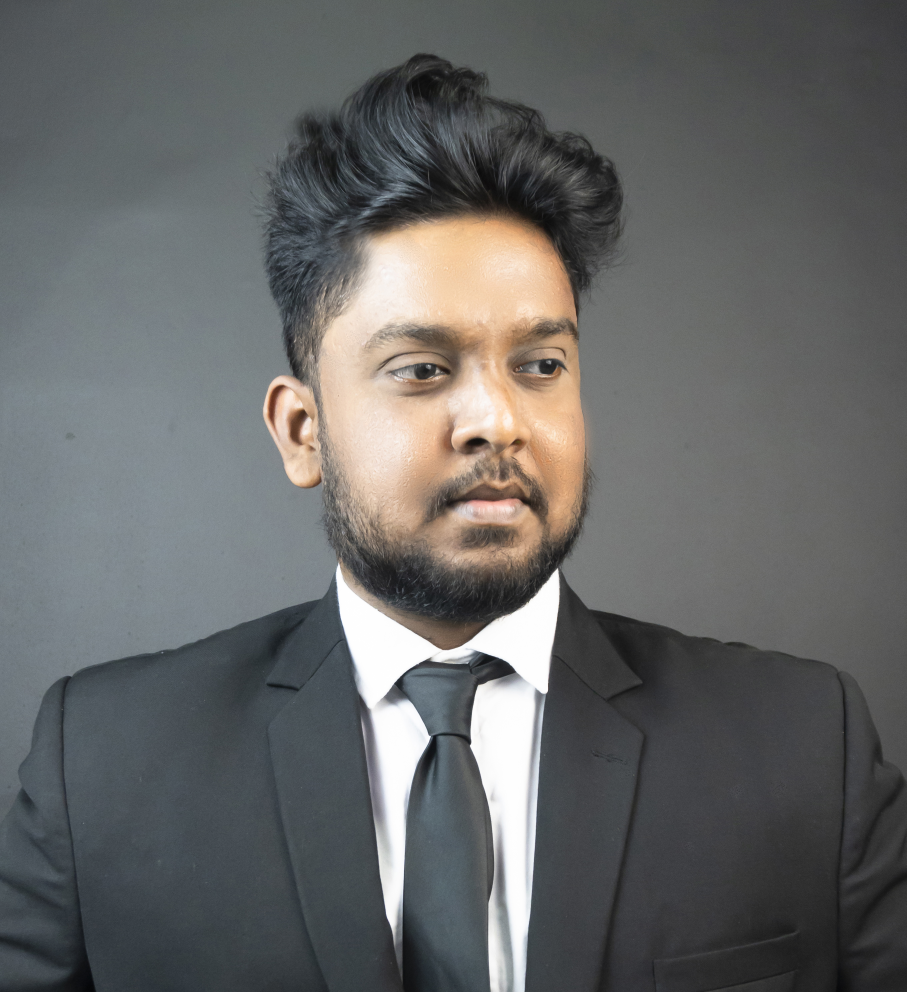
#> input picture 05-pillow/06-flip-rotate-image/img1.jpg, 2720 x 2976 px (shown at 1/3 size)
$ python main.py
#> lines starting #> are read from the running program, lines starting #| are printed output that depends on the picture
from PIL import Image

TheImage = Image.open("img1.jpg") #This is Image
#> TheImage is the input picture: PIL image 2720x2976 RGB; mean R, G, B 101.7, 102.5, 102.1

sq = TheImage.resize((200,200))   #Here we resize the image.
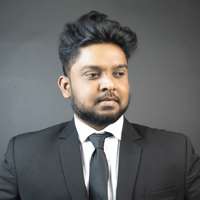
#> sq: PIL image 200x200 RGB; mean R, G, B 101.7, 102.5, 102.1
f_b=TheImage.transpose(Image.FLIP_TOP_BOTTOM) #flip the image
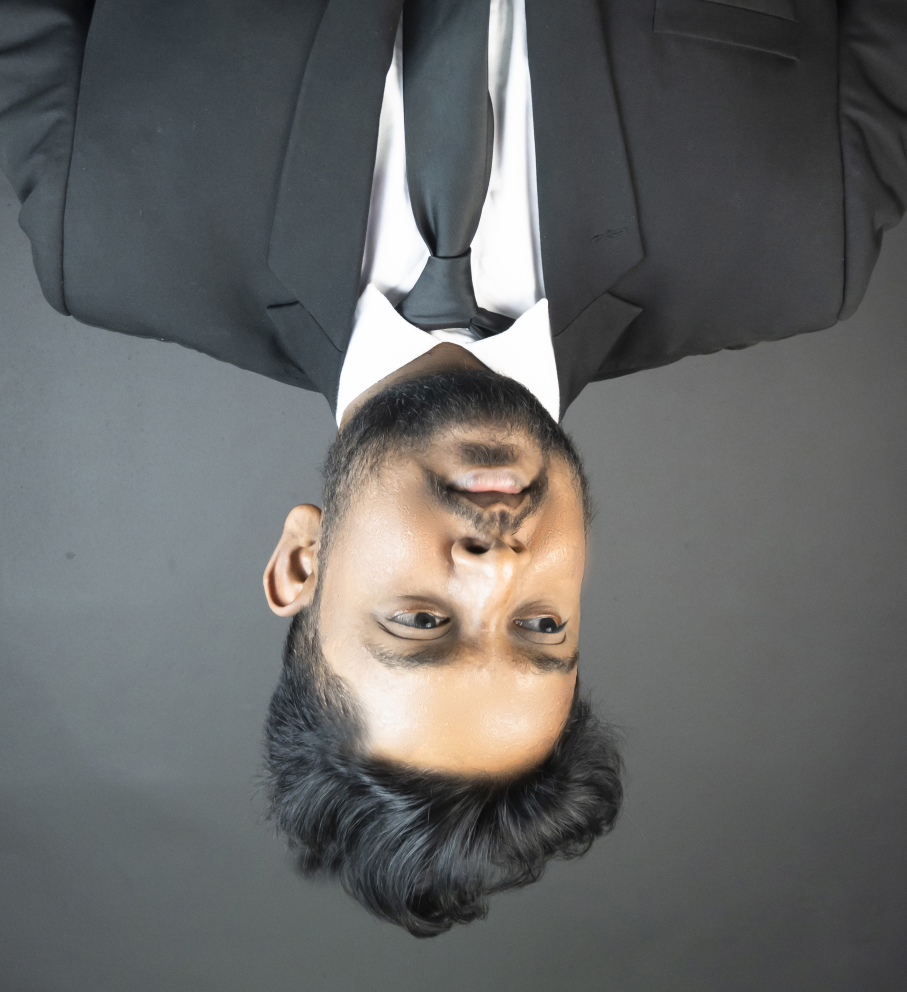
#> f_b: PIL image 2720x2976 RGB (shown at 1/3 size); mean R, G, B 101.7, 102.5, 102.1
spin=TheImage.transpose(Image.ROTATE_90)      #rotate
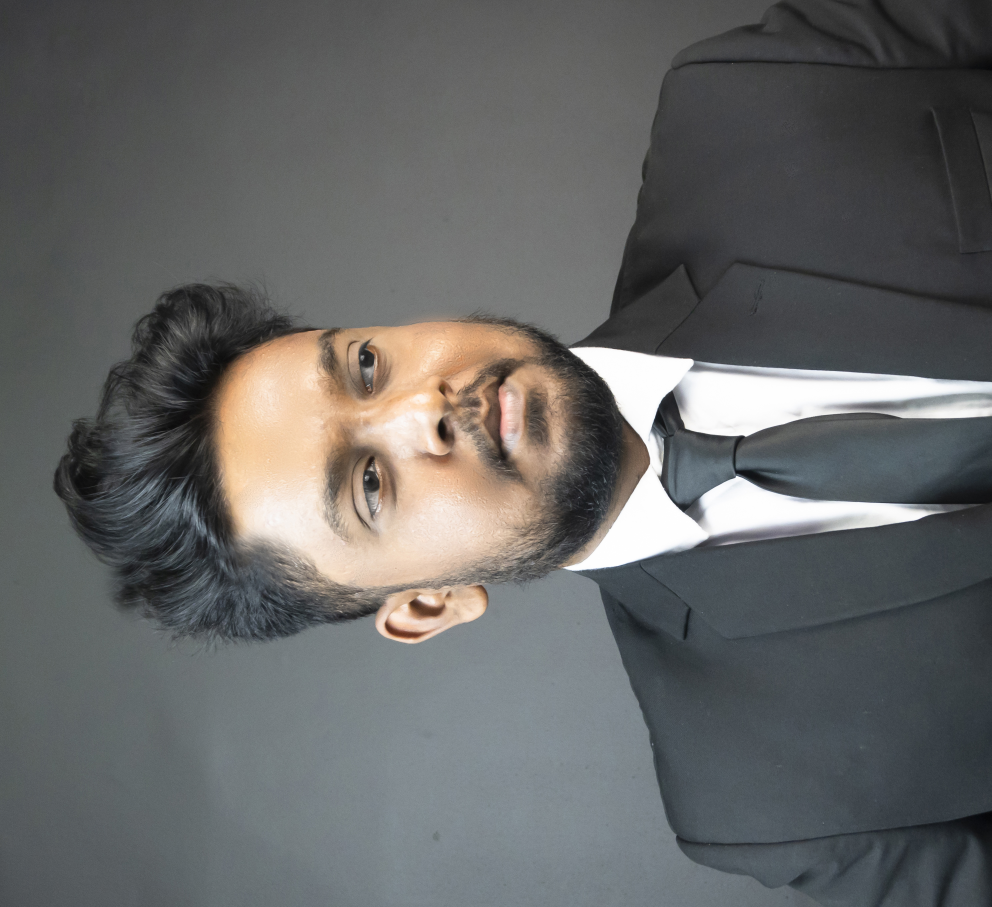
#> spin: PIL image 2976x2720 RGB (shown at 1/3 size); mean R, G, B 101.7, 102.5, 102.1

f_b.show()
sq.show()
spin.show()
